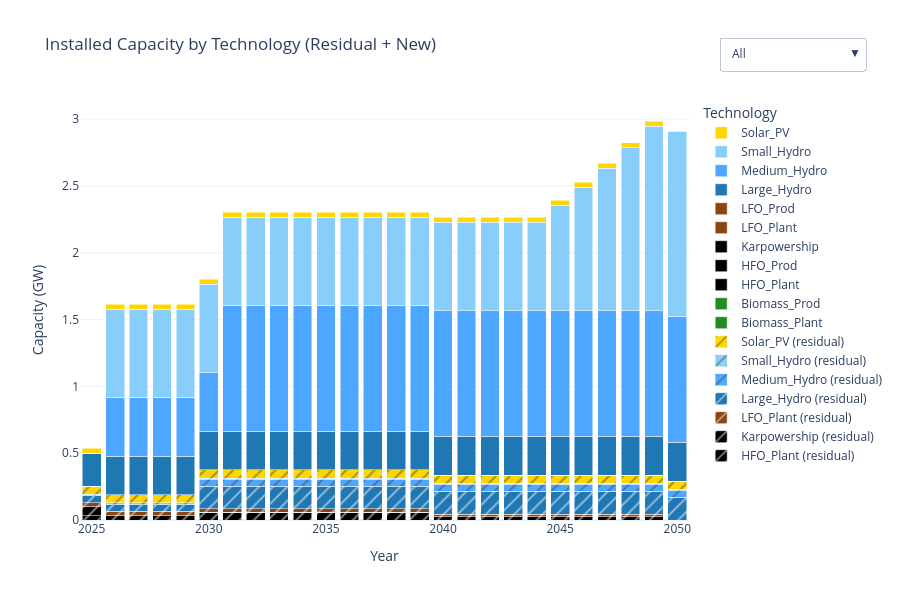

Source (notebook cell):
### Markdown cell above
### Total Annual Installed Capacity

### Code cell
import pandas as pd
import plotly.graph_objects as go

# === Load total and residual capacity data ===
df_total = pd.read_csv(res_dir / "TotalCapacityAnnual.csv")
df_resid = pd.read_csv(res_dir / "ResidualCapacity.csv")

# Rename columns
df_total.rename(columns={"t": "TECHNOLOGY", "y": "YEAR", "TotalCapacityAnnual": "VALUE"}, inplace=True)
df_resid.rename(columns={"t": "TECHNOLOGY", "y": "YEAR", "ResidualCapacity": "VALUE"}, inplace=True)

# Pivot for plotting
df_total = df_total.pivot_table(index="YEAR", columns="TECHNOLOGY", values="VALUE", aggfunc="sum")
df_resid = df_resid.pivot_table(index="YEAR", columns="TECHNOLOGY", values="VALUE", aggfunc="sum")
df_new = df_total.sub(df_resid, fill_value=0).clip(lower=0)
years = df_total.index.tolist()

# === Load tech colors ===
with open("tech_colors.json") as f:
    tech_colors = json.load(f)

# === Create plot ===
fig = go.Figure()
trace_names = []

# Add residual capacity bars (patterned)
for tech in df_resid.columns:
    trace_name = f"{tech} (residual)"
    trace_names.append(trace_name)
    fig.add_trace(go.Bar(
        x=years,
        y=df_resid[tech].fillna(0),
        name=trace_name,
        marker=dict(
            color=tech_colors.get(tech, "#D3D3D3"),
            pattern_shape="/"
        ),
        hovertemplate=f"{tech} (residual)<br>Year: %{{x}}<br>Capacity: %{{y}} GW"
    ))

# Add new capacity bars (solid)
for tech in df_new.columns:
    trace_name = tech
    trace_names.append(trace_name)
    fig.add_trace(go.Bar(
        x=years,
        y=df_new[tech].fillna(0),
        name=trace_name,
        marker=dict(color=tech_colors.get(tech, "#D3D3D3")),
        hovertemplate=f"{tech}<br>Year: %{{x}}<br>New Capacity: %{{y}} GW"
    ))

# === Dropdown visibility filters ===
visible_all = [True] * len(trace_names)
visible_residual_only = [name.endswith("(residual)") for name in trace_names]
visible_new_only = [not name.endswith("(residual)") for name in trace_names]
visible_no_prod = [
    not ("_Prod" in name.replace(" (residual)", "")) for name in trace_names
]

# === Final layout ===
fig.update_layout(
    title="Installed Capacity by Technology (Residual + New)",
    xaxis_title="Year",
    yaxis_title="Capacity (GW)",
    barmode='stack',
    template="plotly_white",
    height=600,
    legend_title="Technology",
    hovermode="x unified",
    updatemenus=[{
        "buttons": [
            {"label": "All", "method": "update", "args": [{"visible": visible_all}]},
            {"label": "Residual Only", "method": "update", "args": [{"visible": visible_residual_only}]},
            {"label": "New Capacity Only", "method": "update", "args": [{"visible": visible_new_only}]},
            {"label": "Exclude _Prod", "method": "update", "args": [{"visible": visible_no_prod}]}
        ],
        "direction": "down",
        "showactive": True,
        "x": 1.05,
        "xanchor": "left",
        "y": 1.15,
        "yanchor": "top"
    }]
)

fig.show()

### Figure 1 — Plotly figure (JSON) as saved in the notebook; plotly's stock layout.template omitted (floating-point values rounded to 4 significant figures)
{"data": [{"hovertemplate": "HFO_Plant (residual)<br>Year: %{x}<br>Capacity: %{y} GW", "marker": {"color": "#000000", "pattern": {"shape": "/"}}, "name": "HFO_Plant (residual)", "type": "bar", "x": [2025, 2026, 2027, 2028, 2029, 2030, 2031, 2032, 2033, 2034, 2035, 2036, 2037, 2038, 2039, 2040, 2041, 2042, 2043, 2044, 2045, 2046, 2047, 2048, 2049, 2050], "y": [0.0332, 0.0332, 0.0332, 0.0332, 0.0332, 0.0582, 0.0582, 0.0582, 0.0582, 0.0582, 0.0582, 0.0582, 0.0582, 0.0582, 0.0582, 0.025, 0.025, 0.025, 0.025, 0.025, 0.025, 0.025, 0.025, 0.025, 0.025, 0.0]}, {"hovertemplate": "Karpowership (residual)<br>Year: %{x}<br>Capacity: %{y} GW", "marker": {"color": "#000000", "pattern": {"shape": "/"}}, "name": "Karpowership (residual)", "type": "bar", "x": [2025, 2026, 2027, 2028, 2029, 2030, 2031, 2032, 2033, 2034, 2035, 2036, 2037, 2038, 2039, 2040, 2041, 2042, 2043, 2044, 2045, 2046, 2047, 2048, 2049, 2050], "y": [0.066, 0.0, 0.0, 0.0, 0.0, 0.0, 0.0, 0.0, 0.0, 0.0, 0.0, 0.0, 0.0, 0.0, 0.0, 0.0, 0.0, 0.0, 0.0, 0.0, 0.0, 0.0, 0.0, 0.0, 0.0, 0.0]}, {"hovertemplate": "LFO_Plant (residual)<br>Year: %{x}<br>Capacity: %{y} GW", "marker": {"color": "#8B4513", "pattern": {"shape": "/"}}, "name": "LFO_Plant (residual)", "type": "bar", "x": [2025, 2026, 2027, 2028, 2029, 2030, 2031, 2032, 2033, 2034, 2035, 2036, 2037, 2038, 2039, 2040, 2041, 2042, 2043, 2044, 2045, 2046, 2047, 2048, 2049, 2050], "y": [0.03174, 0.03174, 0.03174, 0.03174, 0.03174, 0.02574, 0.02574, 0.02574, 0.02574, 0.02574, 0.02574, 0.02574, 0.02574, 0.02574, 0.02574, 0.01934, 0.01934, 0.01934, 0.01934, 0.01934, 0.01934, 0.01934, 0.01934, 0.01934, 0.01934, 0.0]}, {"hovertemplate": "Large_Hydro (residual)<br>Year: %{x}<br>Capacity: %{y} GW", "marker": {"color": "#1f77b4", "pattern": {"shape": "/"}}, "name": "Large_Hydro (residual)", "type": "bar", "x": [2025, 2026, 2027, 2028, 2029, 2030, 2031, 2032, 2033, 2034, 2035, 2036, 2037, 2038, 2039, 2040, 2041, 2042, 2043, 2044, 2045, 2046, 2047, 2048, 2049, 2050], "y": [0.05, 0.05, 0.05, 0.05, 0.05, 0.17, 0.17, 0.17, 0.17, 0.17, 0.17, 0.17, 0.17, 0.17, 0.17, 0.17, 0.17, 0.17, 0.17, 0.17, 0.17, 0.17, 0.17, 0.17, 0.17, 0.17]}, {"hovertemplate": "Medium_Hydro (residual)<br>Year: %{x}<br>Capacity: %{y} GW", "marker": {"color": "#4da6ff", "pattern": {"shape": "/"}}, "name": "Medium_Hydro (residual)", "type": "bar", "x": [2025, 2026, 2027, 2028, 2029, 2030, 2031, 2032, 2033, 2034, 2035, 2036, 2037, 2038, 2039, 2040, 2041, 2042, 2043, 2044, 2045, 2046, 2047, 2048, 2049, 2050], "y": [0.0, 0.0, 0.0, 0.0, 0.0, 0.048, 0.048, 0.048, 0.048, 0.048, 0.048, 0.048, 0.048, 0.048, 0.048, 0.048, 0.048, 0.048, 0.048, 0.048, 0.048, 0.048, 0.048, 0.048, 0.048, 0.048]}, {"hovertemplate": "Small_Hydro (residual)<br>Year: %{x}<br>Capacity: %{y} GW", "marker": {"color": "#87CEFA", "pattern": {"shape": "/"}}, "name": "Small_Hydro (residual)", "type": "bar", "x": [2025, 2026, 2027, 2028, 2029, 2030, 2031, 2032, 2033, 2034, 2035, 2036, 2037, 2038, 2039, 2040, 2041, 2042, 2043, 2044, 2045, 2046, 2047, 2048, 2049, 2050], "y": [0.01241, 0.01241, 0.01241, 0.01241, 0.01241, 0.01241, 0.01241, 0.01241, 0.01241, 0.01241, 0.01241, 0.01241, 0.01241, 0.01241, 0.01241, 0.01241, 0.01241, 0.01241, 0.01241, 0.01241, 0.01241, 0.01241, 0.01241, 0.01241, 0.01241, 0.01241]}, {"hovertemplate": "Solar_PV (residual)<br>Year: %{x}<br>Capacity: %{y} GW", "marker": {"color": "#FFD700", "pattern": {"shape": "/"}}, "name": "Solar_PV (residual)", "type": "bar", "x": [2025, 2026, 2027, 2028, 2029, 2030, 2031, 2032, 2033, 2034, 2035, 2036, 2037, 2038, 2039, 2040, 2041, 2042, 2043, 2044, 2045, 2046, 2047, 2048, 2049, 2050], "y": [0.06, 0.06, 0.06, 0.06, 0.06, 0.06, 0.06, 0.06, 0.06, 0.06, 0.06, 0.06, 0.06, 0.06, 0.06, 0.06, 0.06, 0.06, 0.06, 0.06, 0.06, 0.06, 0.06, 0.06, 0.06, 0.06]}, {"hovertemplate": "Biomass_Plant<br>Year: %{x}<br>New Capacity: %{y} GW", "marker": {"color": "#228B22"}, "name": "Biomass_Plant", "type": "bar", "x": [2025, 2026, 2027, 2028, 2029, 2030, 2031, 2032, 2033, 2034, 2035, 2036, 2037, 2038, 2039, 2040, 2041, 2042, 2043, 2044, 2045, 2046, 2047, 2048, 2049, 2050], "y": [0.0, 0.0, 0.0, 0.0, 0.0, 0.0, 0.0, 0.0, 0.0, 0.0, 0.0, 0.0, 0.0, 0.0, 0.0, 0.0, 0.0, 0.0, 0.0, 0.0, 0.0, 0.0, 0.0, 0.0, 0.0, 0.0]}, {"hovertemplate": "Biomass_Prod<br>Year: %{x}<br>New Capacity: %{y} GW", "marker": {"color": "#228B22"}, "name": "Biomass_Prod", "type": "bar", "x": [2025, 2026, 2027, 2028, 2029, 2030, 2031, 2032, 2033, 2034, 2035, 2036, 2037, 2038, 2039, 2040, 2041, 2042, 2043, 2044, 2045, 2046, 2047, 2048, 2049, 2050], "y": [0.0, 0.0, 0.0, 0.0, 0.0, 0.0, 0.0, 0.0, 0.0, 0.0, 0.0, 0.0, 0.0, 0.0, 0.0, 0.0, 0.0, 0.0, 0.0, 0.0, 0.0, 0.0, 0.0, 0.0, 0.0, 0.0]}, {"hovertemplate": "HFO_Plant<br>Year: %{x}<br>New Capacity: %{y} GW", "marker": {"color": "#000000"}, "name": "HFO_Plant", "type": "bar", "x": [2025, 2026, 2027, 2028, 2029, 2030, 2031, 2032, 2033, 2034, 2035, 2036, 2037, 2038, 2039, 2040, 2041, 2042, 2043, 2044, 2045, 2046, 2047, 2048, 2049, 2050], "y": [0.0, 0.0, 0.0, 0.0, 0.0, 0.0, 0.0, 0.0, 0.0, 0.0, 0.0, 0.0, 0.0, 0.0, 0.0, 0.0, 0.0, 0.0, 0.0, 0.0, 0.0, 0.0, 0.0, 0.0, 0.0, 0.0]}, {"hovertemplate": "HFO_Prod<br>Year: %{x}<br>New Capacity: %{y} GW", "marker": {"color": "#000000"}, "name": "HFO_Prod", "type": "bar", "x": [2025, 2026, 2027, 2028, 2029, 2030, 2031, 2032, 2033, 2034, 2035, 2036, 2037, 2038, 2039, 2040, 2041, 2042, 2043, 2044, 2045, 2046, 2047, 2048, 2049, 2050], "y": [0.0, 0.0, 0.0, 0.0, 0.0, 0.0, 0.0, 0.0, 0.0, 0.0, 0.0, 0.0, 0.0, 0.0, 0.0, 0.0, 0.0, 0.0, 0.0, 0.0, 0.0, 0.0, 0.0, 0.0, 0.0, 0.0]}, {"hovertemplate": "Karpowership<br>Year: %{x}<br>New Capacity: %{y} GW", "marker": {"color": "#000000"}, "name": "Karpowership", "type": "bar", "x": [2025, 2026, 2027, 2028, 2029, 2030, 2031, 2032, 2033, 2034, 2035, 2036, 2037, 2038, 2039, 2040, 2041, 2042, 2043, 2044, 2045, 2046, 2047, 2048, 2049, 2050], "y": [0.0, 0.0, 0.0, 0.0, 0.0, 0.0, 0.0, 0.0, 0.0, 0.0, 0.0, 0.0, 0.0, 0.0, 0.0, 0.0, 0.0, 0.0, 0.0, 0.0, 0.0, 0.0, 0.0, 0.0, 0.0, 0.0]}, {"hovertemplate": "LFO_Plant<br>Year: %{x}<br>New Capacity: %{y} GW", "marker": {"color": "#8B4513"}, "name": "LFO_Plant", "type": "bar", "x": [2025, 2026, 2027, 2028, 2029, 2030, 2031, 2032, 2033, 2034, 2035, 2036, 2037, 2038, 2039, 2040, 2041, 2042, 2043, 2044, 2045, 2046, 2047, 2048, 2049, 2050], "y": [0.0, 0.0, 0.0, 0.0, 0.0, 0.0, 0.0, 0.0, 0.0, 0.0, 0.0, 0.0, 0.0, 0.0, 0.0, 0.0, 0.0, 0.0, 0.0, 0.0, 0.0, 0.0, 0.0, 0.0, 0.0, 0.0]}, {"hovertemplate": "LFO_Prod<br>Year: %{x}<br>New Capacity: %{y} GW", "marker": {"color": "#8B4513"}, "name": "LFO_Prod", "type": "bar", "x": [2025, 2026, 2027, 2028, 2029, 2030, 2031, 2032, 2033, 2034, 2035, 2036, 2037, 2038, 2039, 2040, 2041, 2042, 2043, 2044, 2045, 2046, 2047, 2048, 2049, 2050], "y": [0.0, 0.0, 0.0, 0.0, 0.0, 0.0, 0.0, 0.0, 0.0, 0.0, 0.0, 0.0, 0.0, 0.0, 0.0, 0.0, 0.0, 0.0, 0.0, 0.0, 0.0, 0.0, 0.0, 0.0, 0.0, 0.0]}, {"hovertemplate": "Large_Hydro<br>Year: %{x}<br>New Capacity: %{y} GW", "marker": {"color": "#1f77b4"}, "name": "Large_Hydro", "type": "bar", "x": [2025, 2026, 2027, 2028, 2029, 2030, 2031, 2032, 2033, 2034, 2035, 2036, 2037, 2038, 2039, 2040, 2041, 2042, 2043, 2044, 2045, 2046, 2047, 2048, 2049, 2050], "y": [0.2457, 0.291, 0.291, 0.291, 0.291, 0.291, 0.291, 0.291, 0.291, 0.291, 0.291, 0.291, 0.291, 0.291, 0.291, 0.291, 0.291, 0.291, 0.291, 0.291, 0.291, 0.291, 0.291, 0.291, 0.291, 0.291]}, {"hovertemplate": "Medium_Hydro<br>Year: %{x}<br>New Capacity: %{y} GW", "marker": {"color": "#4da6ff"}, "name": "Medium_Hydro", "type": "bar", "x": [2025, 2026, 2027, 2028, 2029, 2030, 2031, 2032, 2033, 2034, 2035, 2036, 2037, 2038, 2039, 2040, 2041, 2042, 2043, 2044, 2045, 2046, 2047, 2048, 2049, 2050], "y": [0.0, 0.4402, 0.4402, 0.4402, 0.4402, 0.4402, 0.942, 0.942, 0.942, 0.942, 0.942, 0.942, 0.942, 0.942, 0.942, 0.942, 0.942, 0.942, 0.942, 0.942, 0.942, 0.942, 0.942, 0.942, 0.942, 0.942]}, {"hovertemplate": "Small_Hydro<br>Year: %{x}<br>New Capacity: %{y} GW", "marker": {"color": "#87CEFA"}, "name": "Small_Hydro", "type": "bar", "x": [2025, 2026, 2027, 2028, 2029, 2030, 2031, 2032, 2033, 2034, 2035, 2036, 2037, 2038, 2039, 2040, 2041, 2042, 2043, 2044, 2045, 2046, 2047, 2048, 2049, 2050], "y": [0.0, 0.6591, 0.6591, 0.6591, 0.6591, 0.6591, 0.6591, 0.6591, 0.6591, 0.6591, 0.6591, 0.6591, 0.6591, 0.6591, 0.6591, 0.6591, 0.6591, 0.6591, 0.6591, 0.6591, 0.7869, 0.9226, 1.066, 1.219, 1.381, 1.381]}, {"hovertemplate": "Solar_PV<br>Year: %{x}<br>New Capacity: %{y} GW", "marker": {"color": "#FFD700"}, "name": "Solar_PV", "type": "bar", "x": [2025, 2026, 2027, 2028, 2029, 2030, 2031, 2032, 2033, 2034, 2035, 2036, 2037, 2038, 2039, 2040, 2041, 2042, 2043, 2044, 2045, 2046, 2047, 2048, 2049, 2050], "y": [0.03781, 0.03781, 0.03781, 0.03781, 0.03781, 0.03781, 0.03781, 0.03781, 0.03781, 0.03781, 0.03781, 0.03781, 0.03781, 0.03781, 0.03781, 0.03781, 0.03781, 0.03781, 0.03781, 0.03781, 0.03781, 0.03781, 0.03781, 0.03781, 0.03781, 0.003666]}], "layout": {"barmode": "stack", "height": 600, "hovermode": "x unified", "legend": {"title": {"text": "Technology"}}, "title": {"text": "Installed Capacity by Technology (Residual + New)"}, "updatemenus": [{"buttons": [{"args": [{"visible": [true, true, true, true, true, true, true, true, true, true, true, true, true, true, true, true, true, true]}], "label": "All", "method": "update"}, {"args": [{"visible": [true, true, true, true, true, true, true, false, false, false, false, false, false, false, false, false, false, false]}], "label": "Residual Only", "method": "update"}, {"args": [{"visible": [false, false, false, false, false, false, false, true, true, true, true, true, true, true, true, true, true, true]}], "label": "New Capacity Only", "method": "update"}, {"args": [{"visible": [true, true, true, true, true, true, true, true, false, true, false, true, true, false, true, true, true, true]}], "label": "Exclude _Prod", "method": "update"}], "direction": "down", "showactive": true, "x": 1.05, "xanchor": "left", "y": 1.15, "yanchor": "top"}], "xaxis": {"title": {"text": "Year"}}, "yaxis": {"title": {"text": "Capacity (GW)"}}}}
